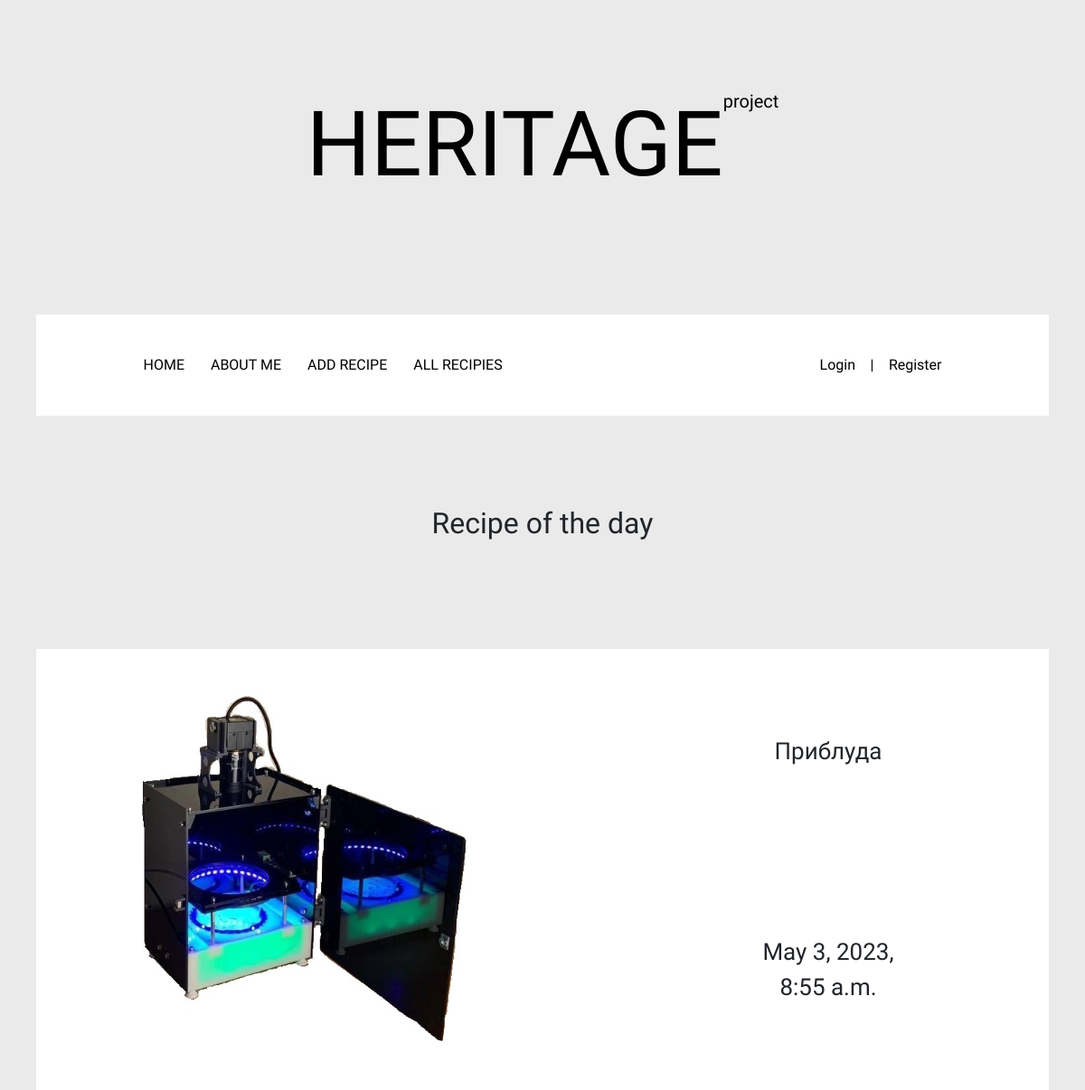
The page / on the database its author committed.
### main/models.py (models this page shows, shortened)
class Recipe(models.Model):
    title = models.CharField('Название', max_length=50)
    describe = models.TextField('Описание')
    image = models.ImageField(upload_to='img/',blank=True)
    rec_time=models.DateTimeField(auto_now_add=True)
    objects = models.Manager()
    class Meta:
        verbose_name = 'Recipe'
        verbose_name_plural = 'Recipies'

### main/views.py (the view)
# urls.py: path('', views.index, name='home'),
def index(request):
    recipies = Recipe.objects.all()
    rec=recipies[:]
    randrec=0
    if timer():
        randrec=random.choice(rec)
    return render(request,'main/index.html', {'title':'Home page','recipies':rec[:3],'randrec':random.choice(rec)})

### main/static/modules/funcs.py (called while the page is built)
def timer():
    first = 0
    sec = 0
    if first == 0:
        return True
    else:
        while sec < 60:
            time.sleep(1)
            sec += 30
            first = 1
        return True

### main/templates/main/index.html (shortened to what this page needs)
{% extends 'base.html'%}
{% block content %}
    <h2 class="recipe_name">Recipe of the day</h2>
    <div class="recipe">
        <div class="container">
            <div class="opisanie t-centr">
                <img id="image" src="{{randrec.image.url}}" height="400px" width="400px">
                <div class="opisanie-inner title ">
                    <p>{{randrec.title}}</p>
                    {{randrec.rec_time}}
                </div>
            </div>
        </div>
    </div>
{% endblock %}

### main/static/css/header_footer.css (style rules this page uses)
* { box-sizing: border-box; margin: 0; padding: 0; }
.container { width: 100%; padding: 44px 94px; margin-top: 120px; }
body { font-family: 'Josefin Sans', sans-serif; font-size: 16px; background-color: #eaeaea; }
.recipe { max-width: 1120px; margin: auto; background-color: white; }
.recipe_name { display: flex; justify-content: center; margin: 100px auto; }
.opisanie { display: flex; justify-content: space-between; }
.opisanie-inner { display: flex; flex-direction: column; align-items: center; justify-content: space-between; text-align:center; max-width: 300px; font-size: 26px; padding:50px 50px; }
.t-centr { text-align:center; vertical-align: center; }

### rows shown on the page
Recipe: image (picture), title "Приблуда", rec_time "May 3, 2023, 8:55 a.m."
